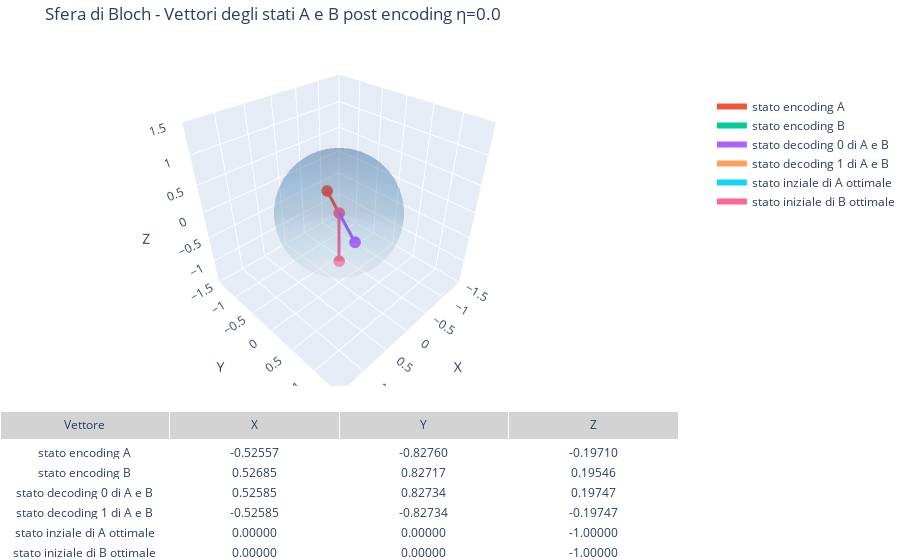
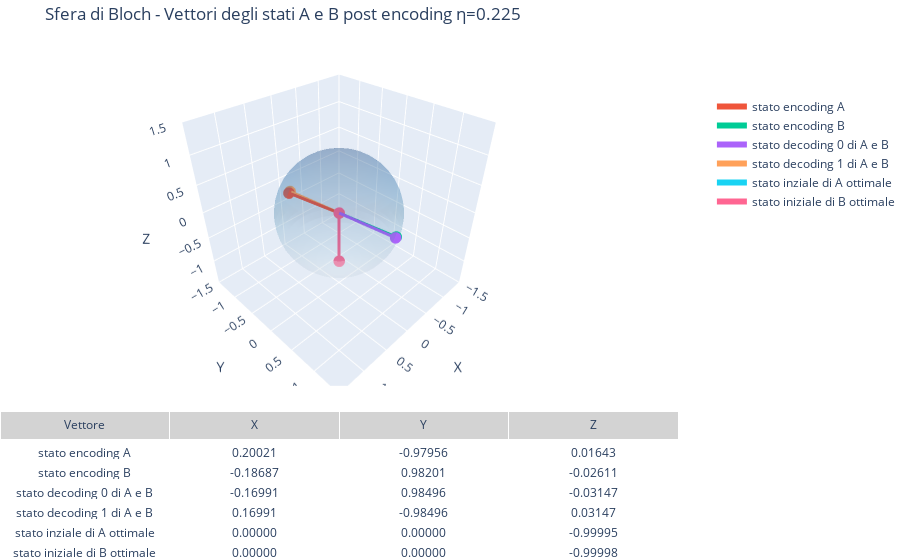
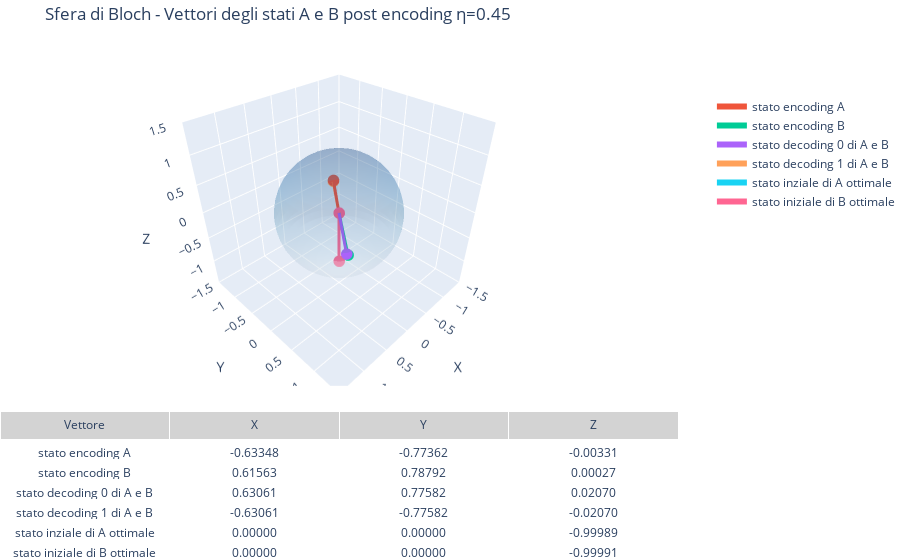
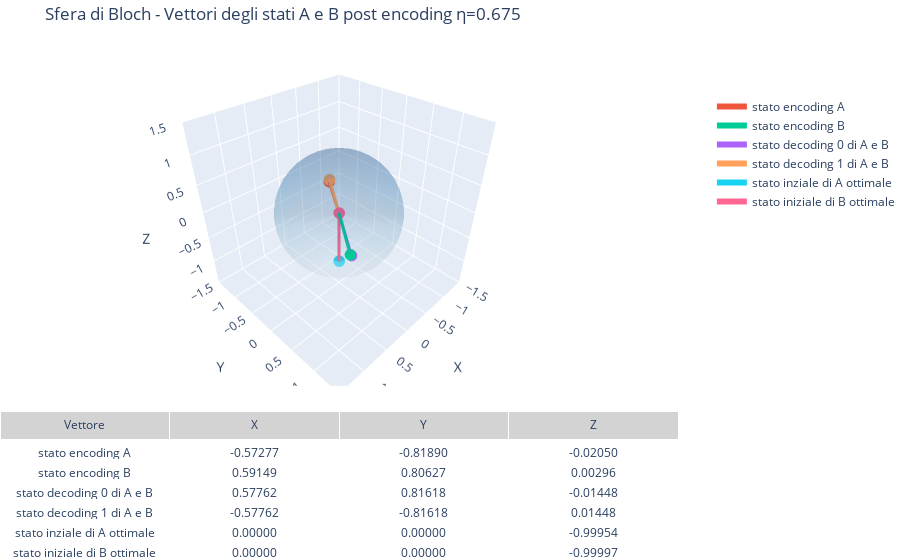

Notebook code for these charts, in order:
### Markdown cell above
### Plot su sfera di Bloch

### Code cell
for elem in all_simulation:
    result, cost_history, n = elem
    qc_visualize = QuantumCircuit(3)
    qc_visualize.ry(thetas[0], 2)
    qc_visualize.cx(2,0)
    qc_visualize1 = QuantumCircuit(3)
    qc_visualize1.ry(thetas[0], 2)
    qc_visualize1.cx(2,0)
    bound_in_a = qc_visualize.assign_parameters({thetas[0]: (result.x[0])})
    bound_in_b = qc_visualize1.assign_parameters({thetas[0]: (result.x[1])})
    state_in_a = partial_trace(DensityMatrix.from_label("000").evolve(bound_in_a),[1,2])
    state_in_b = partial_trace(DensityMatrix.from_label("000").evolve(bound_in_b),[1,2])
    # display(state_in_a.draw("latex"))
    # display(state_in_b.draw("latex"))
    qc_visualize.rx(thetas[1], 0)
    qc_visualize.ry(thetas[2], 0)
    qc_visualize.rz(thetas[3], 0)
    
    qc_visualize1.ry(thetas[1], 0)
    qc_visualize1.rz(thetas[2], 0)
    
    #qc_visualize.append(amplitude_damping_gate_qi(n),[0,1])
    # qc_visualize1.append(amplitude_damping_gate_qi(-n),[0,1])

    bound_a = qc_visualize.assign_parameters({thetas[0]: result.x[0],
                                              thetas[1]:result.x[2],
                                               thetas[2]:result.x[4],thetas[3]:result.x[6]})
    bound_b = qc_visualize.assign_parameters({thetas[0]: result.x[1],
                                               thetas[1]:result.x[3],
                                               thetas[2]:result.x[5], thetas[3]:result.x[7]})

    bound_c = qc_visualize1.assign_parameters({thetas[0]: noise_to_theta(0), thetas[1]:-result.x[9],thetas[2]:-result.x[8]})
    bound_d = qc_visualize1.assign_parameters({thetas[0]: noise_to_theta(1), thetas[1]:-result.x[9],thetas[2]:-result.x[8]})


    state_a = partial_trace(DensityMatrix.from_label("000").evolve(bound_a),[1,2])
    state_b = partial_trace(DensityMatrix.from_label("000").evolve(bound_b),[1,2])
    state_c = partial_trace(DensityMatrix.from_label("000").evolve(bound_c),[1,2])
    state_d = partial_trace(DensityMatrix.from_label("000").evolve(bound_d),[1,2])


    # display(state_a.draw("text"))
    # display(state_c.draw("text"))
    # display(state_d.draw("text"))

    from qiskit.visualization.bloch import Bloch
    import numpy as np

    from qiskit.visualization import *
    import plotly.graph_objects as go
    from plotly.subplots import make_subplots

    # Ottieni il Bloch vector (x, y, z)
    bloch_vect_enc_in_a = [state_in_a._expectation_value_pauli(Pauli(p)) for p in ['X', 'Y', 'Z']]
    bloch_vect_enc_in_b = [state_in_b._expectation_value_pauli(Pauli(p)) for p in ['X', 'Y', 'Z']]

    bloch_vect_enc_a = [state_a._expectation_value_pauli(Pauli(p)) for p in ['X', 'Y', 'Z']]
    bloch_vect_enc_b = [state_b._expectation_value_pauli(Pauli(p)) for p in ['X', 'Y', 'Z']]
    bloch_vect_enc_c = [state_c._expectation_value_pauli(Pauli(p)) for p in ['X', 'Y', 'Z']]
    bloch_vect_enc_d = [state_d._expectation_value_pauli(Pauli(p)) for p in ['X', 'Y', 'Z']]


    b = Bloch(figsize=[5,5],font_size=10)
    b.add_vectors([bloch_vect_enc_a, bloch_vect_enc_b, bloch_vect_enc_c,bloch_vect_enc_d,bloch_vect_enc_in_a,bloch_vect_enc_in_b])  # aggiunge il vettore
    # Aggiungi annotazioni
    x,y,z = bloch_vect_enc_a
    b.add_annotation(bloch_vect_enc_a,f"$ \\rho_A $")
    b.add_annotation([1,-0.2,-0.8],f"$ \\rho_A = ({x:.3f},{y:.3f},{z:.3f}) $")
    x,y,z = bloch_vect_enc_b
    b.add_annotation(bloch_vect_enc_b,f"$ \\rho_B $")
    b.add_annotation([1,1.3,-0.29],f"$ \\rho_B =  ({x:.3f},{y:.3f},{z:.3f}) $")
    x,y,z = bloch_vect_enc_c
    #b.add_annotation(bloch_vect_enc_c,f"$ \\rho_B $")
    b.add_annotation(bloch_vect_enc_c,f"$ \\rho_C =  ({x:.3f},{y:.3f},{z:.3f}) $")
    x,y,z = bloch_vect_enc_d
    #b.add_annotation(bloch_vect_enc_c,f"$ \\rho_B $")
    b.add_annotation(bloch_vect_enc_d,f"$ \\rho_D =  ({x:.3f},{y:.3f},{z:.3f}) $")
    x,y,z = bloch_vect_enc_in_a
    #b.add_annotation(bloch_vect_enc_c,f"$ \\rho_B $")
    b.add_annotation(bloch_vect_enc_in_a,f"$ in_A =  ({x:.3f},{y:.3f},{z:.3f}) $")
    x,y,z = bloch_vect_enc_in_b
    #b.add_annotation(bloch_vect_enc_c,f"$ \\rho_B $")
    b.add_annotation(bloch_vect_enc_in_b,f"$ in_B =  ({x:.3f},{y:.3f},{z:.3f}) $")

    # Titolo personalizzato
    b.render(title = f"rappresentazione degli stati dopo encoding e decoding con η={n}")
    #display(b.fig)
    salva_plot_png(b.fig, f"bloch_qi_damping_{n}",radice,visualizzazione,_create = True, name_create = f"damping_{n}")

    def plot_multiple_bloch_vectors(bloch_vectors, name_vectors = None, title = None, noise = 0 ):
        """
        bloch_vectors: lista di tuple/liste [(x1,y1,z1), (x2,y2,z2), ...]
        """
        if name_vectors == None or len(name_vectors) != len(bloch_vectors) :
            name_vectors = [f"Vettore {i}" for i in range(len(bloch_vectors))]

                

        # Mesh della sfera
        u, v = np.mgrid[0:2*np.pi:50j, 0:np.pi:25j]
        xs = np.cos(u)*np.sin(v)#*np.sqrt(1-noise)
        ys = np.sin(u)*np.sin(v)#*np.sqrt(1-noise)
        zs = np.cos(v)#*(1-noise) + noise

        fig = make_subplots(
            rows=2, cols=1,
            specs=[[{"type": "surface"}], [{"type": "table"}]],
            row_heights=[0.7, 0.3],
            vertical_spacing=0.05,
        )

        # Sfera
        fig.add_trace(go.Surface(
            x=xs, y=ys, z=zs,
            opacity=0.2, showscale=False, colorscale='Blues'
        ), row=1, col=1)

        # Dati per tabella
        labels = []
        x_vals, y_vals, z_vals = [], [], []

        # Aggiungi ogni vettore
        for i, (x, y, z) in enumerate(bloch_vectors):
            fig.add_trace(go.Scatter3d(
                x=[0, x], y=[0, y], z=[0, z],
                mode='lines+markers',
                marker=dict(size=4),
                line=dict(width=6),
                name=name_vectors[i]
            ), row=1, col=1)

            labels.append(name_vectors[i])
            x_vals.append(f"{x:.5f}")
            y_vals.append(f"{y:.5f}")
            z_vals.append(f"{z:.5f}")

        # Tabella
        fig.add_trace(go.Table(
            header=dict(values=["Vettore", "X", "Y", "Z"],
                        fill_color='lightgrey', align='center'),
            cells=dict(values=[labels, x_vals, y_vals, z_vals],
                    fill_color='white', align='center')
        ), row=2, col=1)

        # Layout
        fig.update_layout(
            title=title,
            scene=dict(
                xaxis=dict(range=[-1.5, 1.5], title='X'),
                yaxis=dict(range=[-1.5, 1.5], title='Y'),
                zaxis=dict(range=[-1.5, 1.5], title='Z'),
                aspectmode='cube'
            ),
            legend=dict(x=1.05, y=0.9),
            margin=dict(l=0, r=0, b=0, t=40)
        )
        fig.show()
        salva_plot_plotly(fig, f"bloch_py_damping_{n}",radice,visualizzazione,_create=True,name_create=f"damping_{n}")
    salva_plot_png(qc_visualize.draw("mpl"),"circuito_visualizzazione_encoding",radice,visualizzazione)
    salva_plot_png(qc_visualize1.draw("mpl"),"circuito_visualizzazione_decoding",radice,visualizzazione)
    # Usa la funzione
    display(plot_multiple_bloch_vectors([bloch_vect_enc_a, bloch_vect_enc_b,bloch_vect_enc_c,bloch_vect_enc_d,bloch_vect_enc_in_a,bloch_vect_enc_in_b], ["stato encoding A", "stato encoding B","stato decoding 0 di A e B","stato decoding 1 di A e B","stato inziale di A ottimale","stato iniziale di B ottimale"],f"Sfera di Bloch - Vettori degli stati A e B post encoding η={n}",n))
    # display(plot_interactive_bloch(bloch_vector_b))

### Figure 1 — Plotly figure (JSON) as saved in the notebook; plotly's stock layout.template omitted (floating-point values rounded to 4 significant figures; data arrays with more than 128 entries replaced by an {"elided": "..."} marker saying what was removed)
{"data": [{"colorscale": [[0, "rgb(247,251,255)"], [0.125, "rgb(222,235,247)"], [0.25, "rgb(198,219,239)"], [0.375, "rgb(158,202,225)"], [0.5, "rgb(107,174,214)"], [0.625, "rgb(66,146,198)"], [0.75, "rgb(33,113,181)"], [0.875, "rgb(8,81,156)"], [1, "rgb(8,48,107)"]], "opacity": 0.2, "scene": "scene", "showscale": false, "type": "surface", "x": {"elided": "50x25 float values"}, "y": {"elided": "50x25 float values"}, "z": {"elided": "50x25 float values"}}, {"line": {"width": 6}, "marker": {"size": 4}, "mode": "lines+markers", "name": "stato encoding A", "scene": "scene", "type": "scatter3d", "x": [0, -0.5256], "y": [0, -0.8276], "z": [0, -0.1971]}, {"line": {"width": 6}, "marker": {"size": 4}, "mode": "lines+markers", "name": "stato encoding B", "scene": "scene", "type": "scatter3d", "x": [0, 0.5269], "y": [0, 0.8272], "z": [0, 0.1955]}, {"line": {"width": 6}, "marker": {"size": 4}, "mode": "lines+markers", "name": "stato decoding 0 di A e B", "scene": "scene", "type": "scatter3d", "x": [0, 0.5258], "y": [0, 0.8273], "z": [0, 0.1975]}, {"line": {"width": 6}, "marker": {"size": 4}, "mode": "lines+markers", "name": "stato decoding 1 di A e B", "scene": "scene", "type": "scatter3d", "x": [0, -0.5258], "y": [0, -0.8273], "z": [0, -0.1975]}, {"line": {"width": 6}, "marker": {"size": 4}, "mode": "lines+markers", "name": "stato inziale di A ottimale", "scene": "scene", "type": "scatter3d", "x": [0, 0], "y": [0, 0], "z": [0, -1.0]}, {"line": {"width": 6}, "marker": {"size": 4}, "mode": "lines+markers", "name": "stato iniziale di B ottimale", "scene": "scene", "type": "scatter3d", "x": [0, 0], "y": [0, 0], "z": [0, -1.0]}, {"cells": {"align": "center", "fill": {"color": "white"}, "values": [["stato encoding A", "stato encoding B", "stato decoding 0 di A e B", "stato decoding 1 di A e B", "stato inziale di A ottimale", "stato iniziale di B ottimale"], ["-0.52557", "0.52685", "0.52585", "-0.52585", "0.00000", "0.00000"], ["-0.82760", "0.82717", "0.82734", "-0.82734", "0.00000", "0.00000"], ["-0.19710", "0.19546", "0.19747", "-0.19747", "-1.00000", "-1.00000"]]}, "domain": {"x": [0, 1], "y": [0, 0.285]}, "header": {"align": "center", "fill": {"color": "lightgrey"}, "values": ["Vettore", "X", "Y", "Z"]}, "type": "table"}], "layout": {"legend": {"x": 1.05, "y": 0.9}, "margin": {"b": 0, "l": 0, "r": 0, "t": 40}, "scene": {"aspectmode": "cube", "domain": {"x": [0, 1], "y": [0.335, 1.0]}, "xaxis": {"range": [-1.5, 1.5], "title": {"text": "X"}}, "yaxis": {"range": [-1.5, 1.5], "title": {"text": "Y"}}, "zaxis": {"range": [-1.5, 1.5], "title": {"text": "Z"}}}, "title": {"text": "Sfera di Bloch - Vettori degli stati A e B post encoding η=0.0"}}}

### Figure 2 — Plotly figure (JSON) as saved in the notebook; plotly's stock layout.template omitted (floating-point values rounded to 4 significant figures; data arrays with more than 128 entries replaced by an {"elided": "..."} marker saying what was removed)
{"data": [{"colorscale": [[0, "rgb(247,251,255)"], [0.125, "rgb(222,235,247)"], [0.25, "rgb(198,219,239)"], [0.375, "rgb(158,202,225)"], [0.5, "rgb(107,174,214)"], [0.625, "rgb(66,146,198)"], [0.75, "rgb(33,113,181)"], [0.875, "rgb(8,81,156)"], [1, "rgb(8,48,107)"]], "opacity": 0.2, "scene": "scene", "showscale": false, "type": "surface", "x": {"elided": "50x25 float values"}, "y": {"elided": "50x25 float values"}, "z": {"elided": "50x25 float values"}}, {"line": {"width": 6}, "marker": {"size": 4}, "mode": "lines+markers", "name": "stato encoding A", "scene": "scene", "type": "scatter3d", "x": [0, 0.2002], "y": [0, -0.9796], "z": [0, 0.01643]}, {"line": {"width": 6}, "marker": {"size": 4}, "mode": "lines+markers", "name": "stato encoding B", "scene": "scene", "type": "scatter3d", "x": [0, -0.1869], "y": [0, 0.982], "z": [0, -0.02611]}, {"line": {"width": 6}, "marker": {"size": 4}, "mode": "lines+markers", "name": "stato decoding 0 di A e B", "scene": "scene", "type": "scatter3d", "x": [0, -0.1699], "y": [0, 0.985], "z": [0, -0.03147]}, {"line": {"width": 6}, "marker": {"size": 4}, "mode": "lines+markers", "name": "stato decoding 1 di A e B", "scene": "scene", "type": "scatter3d", "x": [0, 0.1699], "y": [0, -0.985], "z": [0, 0.03147]}, {"line": {"width": 6}, "marker": {"size": 4}, "mode": "lines+markers", "name": "stato inziale di A ottimale", "scene": "scene", "type": "scatter3d", "x": [0, 0], "y": [0, 0], "z": [0, -0.9999]}, {"line": {"width": 6}, "marker": {"size": 4}, "mode": "lines+markers", "name": "stato iniziale di B ottimale", "scene": "scene", "type": "scatter3d", "x": [0, 0], "y": [0, 0], "z": [0, -1.0]}, {"cells": {"align": "center", "fill": {"color": "white"}, "values": [["stato encoding A", "stato encoding B", "stato decoding 0 di A e B", "stato decoding 1 di A e B", "stato inziale di A ottimale", "stato iniziale di B ottimale"], ["0.20021", "-0.18687", "-0.16991", "0.16991", "0.00000", "0.00000"], ["-0.97956", "0.98201", "0.98496", "-0.98496", "0.00000", "0.00000"], ["0.01643", "-0.02611", "-0.03147", "0.03147", "-0.99995", "-0.99998"]]}, "domain": {"x": [0, 1], "y": [0, 0.285]}, "header": {"align": "center", "fill": {"color": "lightgrey"}, "values": ["Vettore", "X", "Y", "Z"]}, "type": "table"}], "layout": {"legend": {"x": 1.05, "y": 0.9}, "margin": {"b": 0, "l": 0, "r": 0, "t": 40}, "scene": {"aspectmode": "cube", "domain": {"x": [0, 1], "y": [0.335, 1.0]}, "xaxis": {"range": [-1.5, 1.5], "title": {"text": "X"}}, "yaxis": {"range": [-1.5, 1.5], "title": {"text": "Y"}}, "zaxis": {"range": [-1.5, 1.5], "title": {"text": "Z"}}}, "title": {"text": "Sfera di Bloch - Vettori degli stati A e B post encoding η=0.225"}}}

### Figure 3 — Plotly figure (JSON) as saved in the notebook; plotly's stock layout.template omitted (floating-point values rounded to 4 significant figures; data arrays with more than 128 entries replaced by an {"elided": "..."} marker saying what was removed)
{"data": [{"colorscale": [[0, "rgb(247,251,255)"], [0.125, "rgb(222,235,247)"], [0.25, "rgb(198,219,239)"], [0.375, "rgb(158,202,225)"], [0.5, "rgb(107,174,214)"], [0.625, "rgb(66,146,198)"], [0.75, "rgb(33,113,181)"], [0.875, "rgb(8,81,156)"], [1, "rgb(8,48,107)"]], "opacity": 0.2, "scene": "scene", "showscale": false, "type": "surface", "x": {"elided": "50x25 float values"}, "y": {"elided": "50x25 float values"}, "z": {"elided": "50x25 float values"}}, {"line": {"width": 6}, "marker": {"size": 4}, "mode": "lines+markers", "name": "stato encoding A", "scene": "scene", "type": "scatter3d", "x": [0, -0.6335], "y": [0, -0.7736], "z": [0, -0.00331]}, {"line": {"width": 6}, "marker": {"size": 4}, "mode": "lines+markers", "name": "stato encoding B", "scene": "scene", "type": "scatter3d", "x": [0, 0.6156], "y": [0, 0.7879], "z": [0, 0.0002734]}, {"line": {"width": 6}, "marker": {"size": 4}, "mode": "lines+markers", "name": "stato decoding 0 di A e B", "scene": "scene", "type": "scatter3d", "x": [0, 0.6306], "y": [0, 0.7758], "z": [0, 0.0207]}, {"line": {"width": 6}, "marker": {"size": 4}, "mode": "lines+markers", "name": "stato decoding 1 di A e B", "scene": "scene", "type": "scatter3d", "x": [0, -0.6306], "y": [0, -0.7758], "z": [0, -0.0207]}, {"line": {"width": 6}, "marker": {"size": 4}, "mode": "lines+markers", "name": "stato inziale di A ottimale", "scene": "scene", "type": "scatter3d", "x": [0, 0], "y": [0, 0], "z": [0, -0.9999]}, {"line": {"width": 6}, "marker": {"size": 4}, "mode": "lines+markers", "name": "stato iniziale di B ottimale", "scene": "scene", "type": "scatter3d", "x": [0, 0], "y": [0, 0], "z": [0, -0.9999]}, {"cells": {"align": "center", "fill": {"color": "white"}, "values": [["stato encoding A", "stato encoding B", "stato decoding 0 di A e B", "stato decoding 1 di A e B", "stato inziale di A ottimale", "stato iniziale di B ottimale"], ["-0.63348", "0.61563", "0.63061", "-0.63061", "0.00000", "0.00000"], ["-0.77362", "0.78792", "0.77582", "-0.77582", "0.00000", "0.00000"], ["-0.00331", "0.00027", "0.02070", "-0.02070", "-0.99989", "-0.99991"]]}, "domain": {"x": [0, 1], "y": [0, 0.285]}, "header": {"align": "center", "fill": {"color": "lightgrey"}, "values": ["Vettore", "X", "Y", "Z"]}, "type": "table"}], "layout": {"legend": {"x": 1.05, "y": 0.9}, "margin": {"b": 0, "l": 0, "r": 0, "t": 40}, "scene": {"aspectmode": "cube", "domain": {"x": [0, 1], "y": [0.335, 1.0]}, "xaxis": {"range": [-1.5, 1.5], "title": {"text": "X"}}, "yaxis": {"range": [-1.5, 1.5], "title": {"text": "Y"}}, "zaxis": {"range": [-1.5, 1.5], "title": {"text": "Z"}}}, "title": {"text": "Sfera di Bloch - Vettori degli stati A e B post encoding η=0.45"}}}

### Figure 4 — Plotly figure (JSON) as saved in the notebook; plotly's stock layout.template omitted (floating-point values rounded to 4 significant figures; data arrays with more than 128 entries replaced by an {"elided": "..."} marker saying what was removed)
{"data": [{"colorscale": [[0, "rgb(247,251,255)"], [0.125, "rgb(222,235,247)"], [0.25, "rgb(198,219,239)"], [0.375, "rgb(158,202,225)"], [0.5, "rgb(107,174,214)"], [0.625, "rgb(66,146,198)"], [0.75, "rgb(33,113,181)"], [0.875, "rgb(8,81,156)"], [1, "rgb(8,48,107)"]], "opacity": 0.2, "scene": "scene", "showscale": false, "type": "surface", "x": {"elided": "50x25 float values"}, "y": {"elided": "50x25 float values"}, "z": {"elided": "50x25 float values"}}, {"line": {"width": 6}, "marker": {"size": 4}, "mode": "lines+markers", "name": "stato encoding A", "scene": "scene", "type": "scatter3d", "x": [0, -0.5728], "y": [0, -0.8189], "z": [0, -0.0205]}, {"line": {"width": 6}, "marker": {"size": 4}, "mode": "lines+markers", "name": "stato encoding B", "scene": "scene", "type": "scatter3d", "x": [0, 0.5915], "y": [0, 0.8063], "z": [0, 0.002964]}, {"line": {"width": 6}, "marker": {"size": 4}, "mode": "lines+markers", "name": "stato decoding 0 di A e B", "scene": "scene", "type": "scatter3d", "x": [0, 0.5776], "y": [0, 0.8162], "z": [0, -0.01448]}, {"line": {"width": 6}, "marker": {"size": 4}, "mode": "lines+markers", "name": "stato decoding 1 di A e B", "scene": "scene", "type": "scatter3d", "x": [0, -0.5776], "y": [0, -0.8162], "z": [0, 0.01448]}, {"line": {"width": 6}, "marker": {"size": 4}, "mode": "lines+markers", "name": "stato inziale di A ottimale", "scene": "scene", "type": "scatter3d", "x": [0, 0], "y": [0, 0], "z": [0, -0.9995]}, {"line": {"width": 6}, "marker": {"size": 4}, "mode": "lines+markers", "name": "stato iniziale di B ottimale", "scene": "scene", "type": "scatter3d", "x": [0, 0], "y": [0, 0], "z": [0, -1.0]}, {"cells": {"align": "center", "fill": {"color": "white"}, "values": [["stato encoding A", "stato encoding B", "stato decoding 0 di A e B", "stato decoding 1 di A e B", "stato inziale di A ottimale", "stato iniziale di B ottimale"], ["-0.57277", "0.59149", "0.57762", "-0.57762", "0.00000", "0.00000"], ["-0.81890", "0.80627", "0.81618", "-0.81618", "0.00000", "0.00000"], ["-0.02050", "0.00296", "-0.01448", "0.01448", "-0.99954", "-0.99997"]]}, "domain": {"x": [0, 1], "y": [0, 0.285]}, "header": {"align": "center", "fill": {"color": "lightgrey"}, "values": ["Vettore", "X", "Y", "Z"]}, "type": "table"}], "layout": {"legend": {"x": 1.05, "y": 0.9}, "margin": {"b": 0, "l": 0, "r": 0, "t": 40}, "scene": {"aspectmode": "cube", "domain": {"x": [0, 1], "y": [0.335, 1.0]}, "xaxis": {"range": [-1.5, 1.5], "title": {"text": "X"}}, "yaxis": {"range": [-1.5, 1.5], "title": {"text": "Y"}}, "zaxis": {"range": [-1.5, 1.5], "title": {"text": "Z"}}}, "title": {"text": "Sfera di Bloch - Vettori degli stati A e B post encoding η=0.675"}}}
